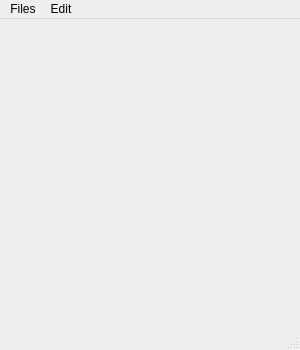
<?xml version="1.0" encoding="UTF-8"?>
<ui version="4.0">
 <class>mainWindow</class>
 <widget class="QMainWindow" name="mainWindow">
  <property name="geometry">
   <rect>
    <x>0</x>
    <y>0</y>
    <width>300</width>
    <height>350</height>
   </rect>
  </property>
  <property name="minimumSize">
   <size>
    <width>300</width>
    <height>350</height>
   </size>
  </property>
  <property name="maximumSize">
   <size>
    <width>300</width>
    <height>350</height>
   </size>
  </property>
  <property name="windowTitle">
   <string>MainWindow</string>
  </property>
  <widget class="QWidget" name="centralwidget"/>
  <widget class="QStatusBar" name="statusbar"/>
  <widget class="QMenuBar" name="menubar">
   <property name="geometry">
    <rect>
     <x>0</x>
     <y>0</y>
     <width>300</width>
     <height>21</height>
    </rect>
   </property>
   <widget class="QMenu" name="menuFiles">
    <property name="title">
     <string>Files</string>
    </property>
    <addaction name="actionNew"/>
    <addaction name="actionOpen"/>
    <addaction name="actionSave"/>
    <addaction name="actionSave_as"/>
   </widget>
   <widget class="QMenu" name="menuEdit">
    <property name="title">
     <string>Edit</string>
    </property>
    <addaction name="actionSettings"/>
   </widget>
   <addaction name="menuFiles"/>
   <addaction name="menuEdit"/>
  </widget>
  <action name="actionNew">
   <property name="text">
    <string>New</string>
   </property>
  </action>
  <action name="actionOpen">
   <property name="text">
    <string>Open</string>
   </property>
  </action>
  <action name="actionSave">
   <property name="text">
    <string>Save</string>
   </property>
  </action>
  <action name="actionSave_as">
   <property name="text">
    <string>Save as</string>
   </property>
  </action>
  <action name="actionSettings">
   <property name="text">
    <string>Settings</string>
   </property>
  </action>
 </widget>
 <resources/>
 <connections/>
</ui>
